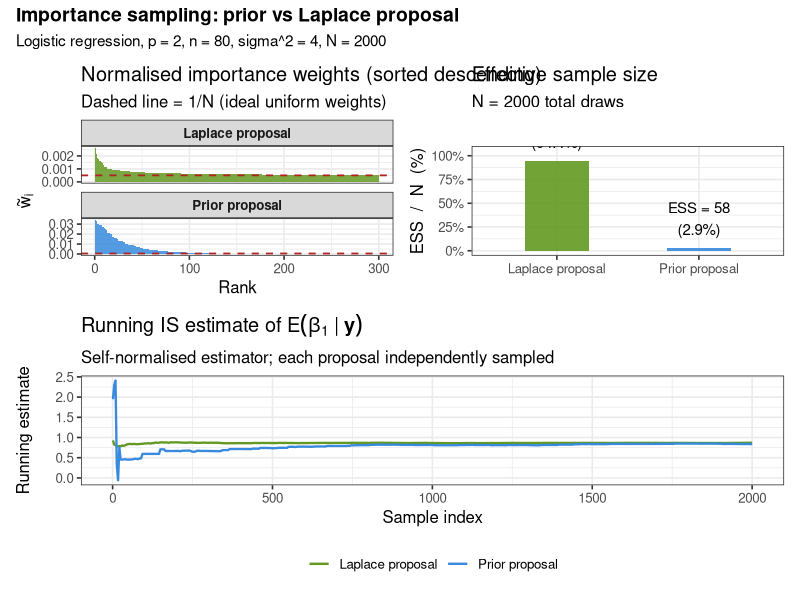
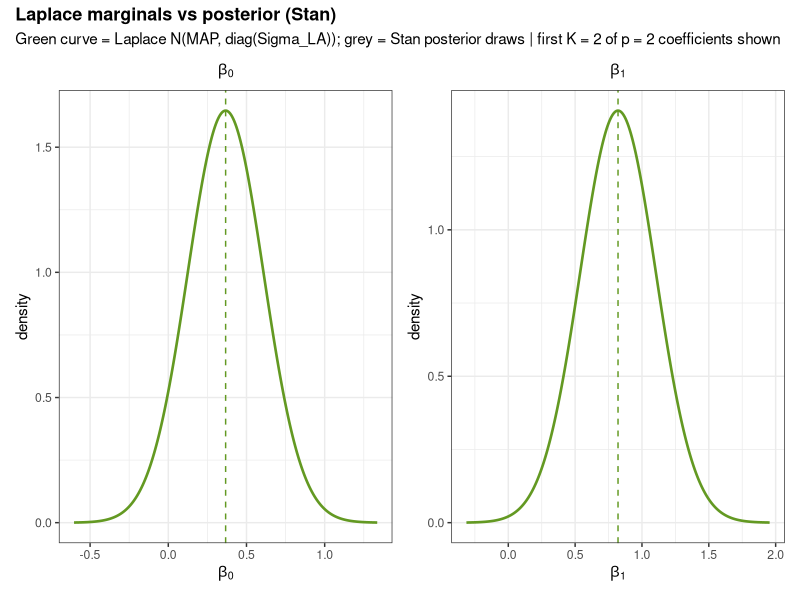

Write the R code that produced these figures, in order.
# ==============================================================================
# Importance Sampling for Logistic Regression Posteriors
# PhD Bayesian Statistics --- Computational Methods Case Study
#
# Model:
#   y_i | beta ~ Bernoulli(sigmoid(x_i^T beta)),  i = 1, ..., n
#   beta ~ N(0, sigma^2 * I_p)
#
# The posterior p(beta | y) is analytically intractable. We compare two
# importance sampling proposals:
#   (1) Naive / prior proposal:    q(beta) = N(0, sigma^2 * I_p)
#   (2) Informed / Laplace proposal: q(beta) = N(beta_MAP, Sigma_LA)
#       where beta_MAP is found by gradient ascent on the log-posterior and
#       Sigma_LA = [-H(beta_MAP)]^{-1} is the inverse of the negative Hessian.
#
# Self-normalised IS weights are used throughout since the normalising
# constant Z = p(y) is unavailable in closed form.
#
# AI GENERATION NOTICE
# ------------------------------------------------------------------------------
# This script was generated with the assistance of Claude Sonnet 4.6
# (Anthropic, model string: claude-sonnet-4-6), in an interactive session on
# May 13, 2026. The session began with a discussion of instructive importance
# sampling examples for PhD Bayesian statistics teaching, focusing on cases
# where the target is a genuine posterior and the normalising constant is
# unknown. The first example selected was logistic regression with a Gaussian
# prior. An interactive HTML/JS visualisation was first built in-chat
# contrasting the prior proposal against a Laplace proposal, after which this
# self-contained R script was requested. Key design decisions adopted during
# the session:
#   - MAP found via vanilla gradient ascent (avoids external optimisers);
#   - Laplace covariance via direct inversion of the observed Hessian, computed
#     analytically from the logistic likelihood and Gaussian prior;
#   - self-normalised IS throughout, with log-sum-exp stabilisation;
#   - ESS = (sum w_i)^2 / sum(w_i^2) as the primary diagnostic;
#   - weight visualisation sorted in descending order to expose collapse;
#   - convergence plot of the running IS mean of E[beta_j | y] for both
#     proposals, to illustrate stability differences;
#   - all functions self-contained and re-usable with clear argument contracts.
# The code was reviewed and approved by the course instructor.
# ==============================================================================

library(MASS)
library(ggplot2)
library(patchwork)

sigmoid <- function(eta) 1 / (1 + exp(-eta))

log_posterior_unnorm <- function(beta, X, y, sigma2) {
  eta    <- as.vector(X %*% beta)
  loglik <- sum(y * eta - log1p(exp(eta)))
  logpri <- -0.5 * sum(beta^2) / sigma2
  loglik + logpri
}

generate_data <- function(n, true_beta, seed = 42) {
  set.seed(seed)
  p <- length(true_beta)
  X <- cbind(1, matrix(rnorm(n * (p - 1)), n, p - 1))
  eta <- as.vector(X %*% true_beta)
  y <- rbinom(n, 1, sigmoid(eta))
  list(X = X, y = y)
}

laplace_approx <- function(X, y, sigma2, tol = 1e-7, max_iter = 5000, lr = 0.05) {
  p    <- ncol(X)
  beta <- rep(0, p)
  
  for (iter in seq_len(max_iter)) {
    eta  <- as.vector(X %*% beta)
    mu   <- sigmoid(eta)
    grad <- t(X) %*% (y - mu) - beta / sigma2
    beta_new <- beta + lr * grad
    if (max(abs(beta_new - beta)) < tol) { beta <- beta_new; break }
    beta <- beta_new
  }
  
  W      <- diag(as.vector(sigmoid(X %*% beta) * (1 - sigmoid(X %*% beta))))
  H_neg  <- t(X) %*% W %*% X + diag(p) / sigma2
  Sigma  <- solve(H_neg)
  
  list(map = beta, Sigma = Sigma)
}

importance_weights <- function(betas, log_target_fn, log_proposal_fn) {
  log_w   <- apply(betas, 1, log_target_fn) - apply(betas, 1, log_proposal_fn)
  log_w   <- log_w - max(log_w)
  w       <- exp(log_w)
  w_norm  <- w / sum(w)
  w_norm
}

ess <- function(w_norm) 1 / sum(w_norm^2)

run_is_prior <- function(N, X, y, sigma2) {
  p     <- ncol(X)
  betas <- matrix(rnorm(N * p, mean = 0, sd = sqrt(sigma2)), N, p)
  
  log_target   <- function(b) log_posterior_unnorm(b, X, y, sigma2)
  log_proposal <- function(b) sum(dnorm(b, 0, sqrt(sigma2), log = TRUE))
  
  w <- importance_weights(betas, log_target, log_proposal)
  list(betas = betas, weights = w, ess = ess(w), label = "Prior proposal")
}

run_is_laplace <- function(N, X, y, sigma2, lap) {
  p     <- ncol(X)
  betas <- mvrnorm(N, mu = lap$map, Sigma = lap$Sigma)
  
  log_target   <- function(b) log_posterior_unnorm(b, X, y, sigma2)
  log_proposal <- function(b) dmvnorm_log(b, lap$map, lap$Sigma)
  
  w <- importance_weights(betas, log_target, log_proposal)
  list(betas = betas, weights = w, ess = ess(w), label = "Laplace proposal")
}

dmvnorm_log <- function(x, mu, Sigma) {
  p      <- length(x)
  d      <- x - mu
  ch     <- chol(Sigma)
  z      <- backsolve(ch, d, transpose = TRUE)
  -0.5 * p * log(2 * pi) - sum(log(diag(ch))) - 0.5 * sum(z^2)
}

plot_weights <- function(is_prior, is_laplace) {
  make_df <- function(res) {
    w_sorted <- sort(res$weights, decreasing = TRUE)
    n_show   <- min(length(w_sorted), 300)
    data.frame(
      rank   = seq_len(n_show),
      weight = w_sorted[seq_len(n_show)],
      label  = res$label
    )
  }
  
  df      <- rbind(make_df(is_prior), make_df(is_laplace))
  N       <- length(is_prior$weights)
  uniform <- 1 / N
  
  ggplot(df, aes(x = rank, y = weight, fill = label)) +
    geom_col(width = 1, alpha = 0.85) +
    geom_hline(yintercept = uniform, linetype = "dashed", colour = "firebrick", linewidth = 0.6) +
    facet_wrap(~label, scales = "free_y", ncol = 1) +
    scale_fill_manual(values = c("Prior proposal" = "#378ADD", "Laplace proposal" = "#639922")) +
    labs(
      title   = "Normalised importance weights (sorted descending)",
      subtitle = "Dashed line = 1/N (ideal uniform weights)",
      x = "Rank", y = expression(tilde(w)[i])
    ) +
    theme_bw(base_size = 12) +
    theme(legend.position = "none", strip.text = element_text(face = "bold"))
}

plot_ess <- function(is_prior, is_laplace) {
  N <- length(is_prior$weights)
  
  df <- data.frame(
    label = c("Prior proposal", "Laplace proposal"),
    ess   = c(is_prior$ess, is_laplace$ess),
    ess_pct = 100 * c(is_prior$ess, is_laplace$ess) / N
  )
  
  ggplot(df, aes(x = label, y = ess_pct, fill = label)) +
    geom_col(width = 0.45, alpha = 0.9) +
    geom_text(aes(label = sprintf("ESS = %.0f\n(%.1f%%)", ess, ess_pct)),
              vjust = -0.4, size = 3.8) +
    scale_fill_manual(values = c("Prior proposal" = "#378ADD", "Laplace proposal" = "#639922")) +
    scale_y_continuous(limits = c(0, 105), labels = function(x) paste0(x, "%")) +
    labs(
      title    = "Effective sample size",
      subtitle = sprintf("N = %d total draws", N),
      x = NULL, y = "ESS  /  N  (%)"
    ) +
    theme_bw(base_size = 12) +
    theme(legend.position = "none")
}

plot_convergence <- function(is_prior, is_laplace, component = 2) {
  running_mean <- function(betas, weights) {
    n    <- nrow(betas)
    cumw <- cumsum(weights)
    cumwb <- cumsum(weights * betas[, component])
    cumwb / cumw
  }
  
  n     <- nrow(is_prior$betas)
  steps <- seq(1, n, length.out = min(n, 500))
  
  df <- rbind(
    data.frame(iter = steps,
               est  = running_mean(is_prior$betas, is_prior$weights)[steps],
               label = "Prior proposal"),
    data.frame(iter = steps,
               est  = running_mean(is_laplace$betas, is_laplace$weights)[steps],
               label = "Laplace proposal")
  )
  
  ggplot(df, aes(x = iter, y = est, colour = label)) +
    geom_line(linewidth = 0.8) +
    scale_colour_manual(values = c("Prior proposal" = "#378ADD", "Laplace proposal" = "#639922")) +
    labs(
      title    = bquote("Running IS estimate of" ~ E(beta[.(component - 1)] ~ "|" ~ bold(y))),
      subtitle = "Self-normalised estimator; each proposal independently sampled",
      x = "Sample index", y = "Running estimate",
      colour = NULL
    ) +
    theme_bw(base_size = 12) +
    theme(legend.position = "bottom")
}

plot_laplace_approx <- function(lap, sigma2, K_max = 5, stan_draws = NULL) {
  p <- length(lap$map)
  K <- min(p, K_max)
  
  beta_names <- if (!is.null(colnames(lap$map))) {
    colnames(lap$map)[seq_len(K)]
  } else {
    paste0("beta[", seq_len(K) - 1, "]")
  }
  
  plots <- vector("list", K)
  
  for (k in seq_len(K)) {
    mu_k    <- lap$map[k]
    sd_k    <- sqrt(lap$Sigma[k, k])
    x_range <- mu_k + c(-4, 4) * sd_k
    
    if (!is.null(stan_draws)) {
      stan_col <- stan_draws[, k]
      x_range  <- range(c(x_range, quantile(stan_col, c(0.001, 0.999))))
    }
    
    x_grid   <- seq(x_range[1], x_range[2], length.out = 300)
    lap_dens <- dnorm(x_grid, mean = mu_k, sd = sd_k)
    
    df_lap <- data.frame(x = x_grid, density = lap_dens)
    
    beta_label <- parse(text = beta_names[k])
    
    g <- ggplot() +
      labs(
        title = beta_label,
        x     = beta_label,
        y     = "density"
      ) +
      theme_bw(base_size = 11) +
      theme(plot.title = element_text(hjust = 0.5, size = 11))
    
    if (!is.null(stan_draws)) {
      df_stan <- data.frame(x = stan_draws[, k])
      g <- g +
        geom_histogram(
          data     = df_stan,
          aes(x = x, y = after_stat(density)),
          bins     = 40,
          fill     = "#CCCCCC",
          colour   = "white",
          alpha    = 0.7
        )
    }
    
    g <- g +
      geom_line(
        data      = df_lap,
        aes(x = x, y = density),
        colour    = "#639922",
        linewidth = 0.9
      ) +
      geom_vline(
        xintercept = mu_k,
        linetype   = "dashed",
        colour     = "#639922",
        linewidth  = 0.5
      )
    
    plots[[k]] <- g
  }
  
  wrap_plots(plots, nrow = 1) +
    plot_annotation(
      title    = "Laplace marginals vs posterior (Stan)",
      subtitle = sprintf(
        "Green curve = Laplace N(MAP, diag(Sigma_LA)); grey = Stan posterior draws | first K = %d of p = %d coefficients shown",
        K, p
      ),
      theme = theme(plot.title = element_text(face = "bold", size = 13))
    )
}

summarise_is <- function(is_result, label = NULL) {
  if (is.null(label)) label <- is_result$label
  N       <- length(is_result$weights)
  post_means <- colSums(is_result$weights * is_result$betas)
  cat(sprintf("\n--- %s ---\n", label))
  cat(sprintf("  N             : %d\n", N))
  cat(sprintf("  ESS           : %.1f  (%.2f%%)\n", is_result$ess, 100 * is_result$ess / N))
  cat(sprintf("  Max weight    : %.6f  (ideal = %.6f)\n", max(is_result$weights), 1 / N))
  cat(sprintf("  Post. means   : %s\n", paste(sprintf("%.4f", post_means), collapse = ", ")))
}


# ==============================================================================
# Example usage
# ==============================================================================

true_beta <- c(0.5, 1.2)
sigma2    <- 4
N         <- 2000
n_obs     <- 80

dat <- generate_data(n_obs, true_beta, seed = 7)
X   <- dat$X
y   <- dat$y

lap       <- laplace_approx(X, y, sigma2)
is_prior  <- run_is_prior(N, X, y, sigma2)
is_lap    <- run_is_laplace(N, X, y, sigma2, lap)

summarise_is(is_prior)
summarise_is(is_lap)

p1 <- plot_weights(is_prior, is_lap)
p2 <- plot_ess(is_prior, is_lap)
p3 <- plot_convergence(is_prior, is_lap, component = 2)

(p1 | p2) / p3 +
  plot_annotation(
    title    = "Importance sampling: prior vs Laplace proposal",
    subtitle = sprintf("Logistic regression, p = %d, n = %d, sigma^2 = %.0f, N = %d",
                       ncol(X), n_obs, sigma2, N),
    theme    = theme(plot.title = element_text(face = "bold", size = 14))
  )

plot_laplace_approx(lap, sigma2)

# ==============================================================================
# Once Stan posterior draws are available, pass them in as a matrix with one
# column per coefficient (same column ordering as X) to overlay histograms:
#
#   stan_draws <- as.matrix(fit_stan, pars = "beta")   # N_draws x p matrix
#   plot_laplace_approx(lap, sigma2, stan_draws = stan_draws)
# ==============================================================================
